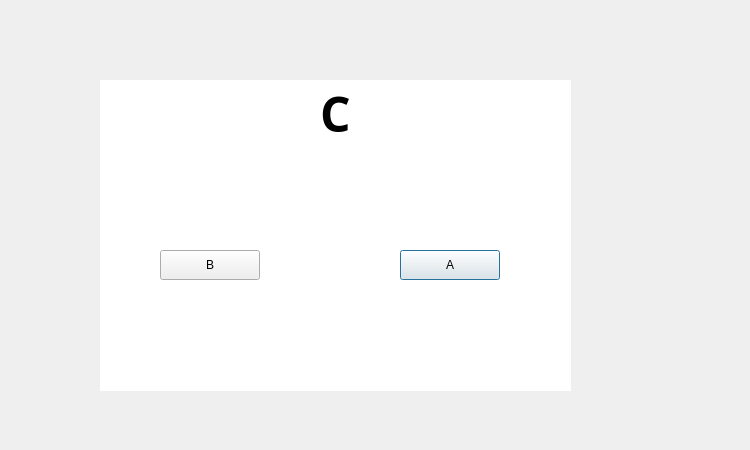
<?xml version="1.0" encoding="UTF-8"?>
<ui version="4.0">
 <class>switchC</class>
 <widget class="QDialog" name="switchC">
  <property name="geometry">
   <rect>
    <x>0</x>
    <y>0</y>
    <width>750</width>
    <height>450</height>
   </rect>
  </property>
  <property name="windowTitle">
   <string>Dialog</string>
  </property>
  <widget class="QPushButton" name="bnt_A">
   <property name="geometry">
    <rect>
     <x>400</x>
     <y>250</y>
     <width>100</width>
     <height>30</height>
    </rect>
   </property>
   <property name="text">
    <string>A</string>
   </property>
  </widget>
  <widget class="QPushButton" name="bnt_B">
   <property name="geometry">
    <rect>
     <x>160</x>
     <y>250</y>
     <width>100</width>
     <height>30</height>
    </rect>
   </property>
   <property name="text">
    <string>B</string>
   </property>
  </widget>
  <widget class="QLabel" name="label">
   <property name="geometry">
    <rect>
     <x>100</x>
     <y>80</y>
     <width>471</width>
     <height>311</height>
    </rect>
   </property>
   <property name="font">
    <font>
     <family>微软雅黑</family>
     <pointsize>36</pointsize>
     <weight>75</weight>
     <bold>true</bold>
    </font>
   </property>
   <property name="styleSheet">
    <string notr="true">background-color: rgb(255, 255, 255);</string>
   </property>
   <property name="text">
    <string>C</string>
   </property>
   <property name="alignment">
    <set>Qt::AlignHCenter|Qt::AlignTop</set>
   </property>
  </widget>
  <zorder>label</zorder>
  <zorder>bnt_A</zorder>
  <zorder>bnt_B</zorder>
 </widget>
 <resources/>
 <connections/>
</ui>
